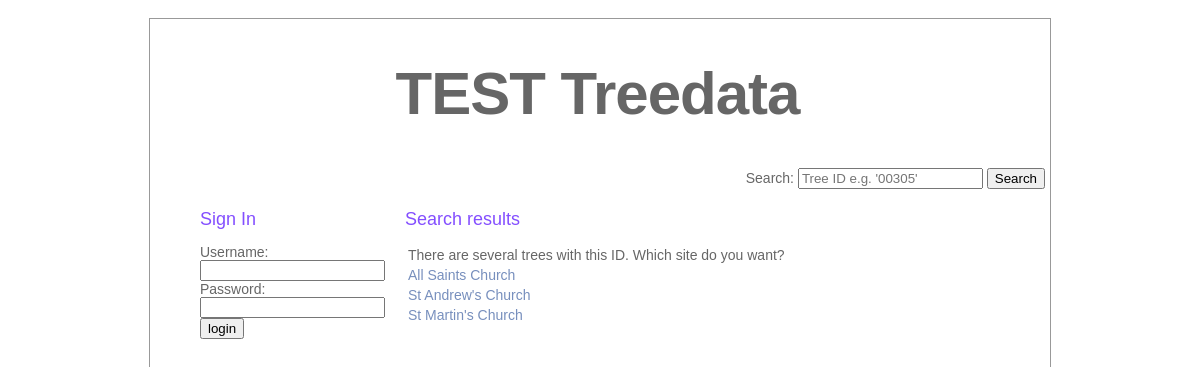
/pages/search/search_result.php?txt_search=4, run on the app's committed database.
### tables this page shows
CREATE TABLE treedata_site_trees (
    shortcode VARCHAR(4),
    tree_id INT,
    name VARCHAR(255),
    description VARCHAR(1000),
    latitude VARCHAR(20),
    longitude VARCHAR(20),
    species INT,
    image VARCHAR(50),
    age_class INT,
    height VARCHAR(3),
    crown_spread VARCHAR(14),
    stem_diameter VARCHAR(20),
    vitality INT,
    PRIMARY KEY (shortcode, tree_id),
    FOREIGN KEY (shortcode) REFERENCES treedata_sites(shortcode) ON DELETE CASCADE,
    FOREIGN KEY (tree_id) REFERENCES treedata_trees(tree_id) ON DELETE CASCADE,
    FOREIGN KEY (species) REFERENCES treedata_tree_species(id) ON DELETE CASCADE,
    FOREIGN KEY (vitality) REFERENCES treedata_tree_vitality(id) ON DELETE CASCADE,
    FOREIGN KEY (age_class) REFERENCES treedata_tree_age_class(id) ON DELETE CASCADE
);

CREATE TABLE treedata_sites (
    name VARCHAR(100) NOT NULL,
    shortcode VARCHAR(4) NOT NULL PRIMARY KEY,
    description VARCHAR(1000),
    address_line_1 VARCHAR(200),
    address_line_2 VARCHAR(200),
    city VARCHAR(50),
    postcode VARCHAR(9),
    contact_name VARCHAR(100),
    contact_telephone VARCHAR(11),
    image VARCHAR(100)
);

### pages/search/search_result.php (the view, shortened to what this page needs)
<?php
    $path = "../../";
	include ($path."assets/includes/connection.php");
    $subTitle = "Search results";
	$search = $_GET["txt_search"];
	$search = intval($search);
	$query = "	SELECT treedata_site_trees.tree_id AS treeID, treedata_sites.name AS sitename, treedata_sites.shortcode AS shortcode FROM treedata_site_trees
				JOIN treedata_sites ON treedata_sites.shortcode = treedata_site_trees.shortcode
				WHERE tree_id LIKE '$search'";
	$result = mysqli_query ($connection, $query);
	if(mysqli_num_rows($result) == 1)
	{
		$row = mysqli_fetch_array($result, MYSQLI_ASSOC);
		header("Location: ".$path."pages/login/user_logged_on_site_tree_details.php?siteName=".$row['sitename']."&siteShortcode=".$row['shortcode']."&siteTreeID=".$row['treeID']);
	}
	else
	{
		include($path."assets/includes/header.php");
		include($path."assets/includes/login.php");
			echo "<div id='text'>";
		        echo "<h2>".$subTitle."</h2>";
		        echo "<p>";
			        if (mysqli_num_rows($result) > 1)
			        {
	                	echo "<table>";
							echo "<tr>";
								echo "<td>";
									echo "There are several trees with this ID. Which site do you want?";
								echo "</td>";
								echo "</tr>";
						while($row = mysqli_fetch_array($result, MYSQLI_ASSOC))
						{
							echo "<tr>";
								echo "<td>";
									echo "<a href='".$path."pages/login/user_logged_on_site_tree_details.php?siteName=".$row['sitename']."&siteShortcode=".$row['shortcode']."&siteTreeID=".$row['treeID']."'>".$row['sitename']."</a>";
								echo "</td>";
							echo "</tr>";
						}
						echo "</table>";
					}
					else
					{
						echo "no results";
					}
				echo "</p>";
			echo "</div>";
		echo "</div>";
	echo "</body>";
echo "</html>";
	}
?>

### assets/css/style.css (style rules this page uses)
#text { left: 255px; top: 180px; position: absolute; width: 600px; margin-top: 10px; }
body { color: #666; font-size: 14px; font-family: "Lucida Grande", Arial, sans-serif; font-weight: normal; margin-top: 0; margin-bottom: 0; }
p { margin-top: 5; }
h2 { color: #844fff; font-size: 18px; font-weight: normal; margin: 0px; }
table { width: 100%; margin: 0px; padding: 0px; text-align: left; }
a { color: #778fbd; text-decoration: none; }

### data on the page
treedata_site_trees: shortcode.name "All Saints Church"
treedata_site_trees: shortcode.name "St Andrew's Church"
treedata_site_trees: shortcode.name "St Martin's Church"

### other printed values
$title "TEST Treedata"
$subTitle "Search results"
